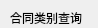
                <widget class="QWidget" name="scrollAreaWidgetContents_9">
                 <property name="geometry">
                  <rect>
                   <x>0</x>
                   <y>0</y>
                   <width>98</width>
                   <height>28</height>
                  </rect>
                 </property>
                 <widget class="QLabel" name="label_87">
                  <property name="geometry">
                   <rect>
                    <x>20</x>
                    <y>70</y>
                    <width>71</width>
                    <height>41</height>
                   </rect>
                  </property>
                  <property name="font">
                   <font>
                    <family>微软雅黑</family>
                    <pointsize>10</pointsize>
                   </font>
                  </property>
                  <property name="text">
                   <string>查询：</string>
                  </property>
                  <property name="alignment">
                   <set>Qt::AlignCenter</set>
                  </property>
                 </widget>
                 <widget class="QLabel" name="label_92">
                  <property name="geometry">
                   <rect>
                    <x>20</x>
                    <y>140</y>
                    <width>71</width>
                    <height>41</height>
                   </rect>
                  </property>
                  <property name="font">
                   <font>
                    <family>微软雅黑</family>
                    <pointsize>10</pointsize>
                   </font>
                  </property>
                  <property name="text">
                   <string>数据表：</string>
                  </property>
                  <property name="alignment">
                   <set>Qt::AlignCenter</set>
                  </property>
                 </widget>
                 <widget class="QTableWidget" name="tableWidget_contractClass">
                  <property name="geometry">
                   <rect>
                    <x>10</x>
                    <y>180</y>
                    <width>801</width>
                    <height>331</height>
                   </rect>
                  </property>
                  <property name="styleSheet">
                   <string notr="true">background-color: rgba(255, 255, 255, 100);</string>
                  </property>
                  <attribute name="horizontalHeaderCascadingSectionResizes">
                   <bool>false</bool>
                  </attribute>
                  <attribute name="horizontalHeaderStretchLastSection">
                   <bool>true</bool>
                  </attribute>
                  <column>
                   <property name="text">
                    <string>合同类别编号</string>
                   </property>
                  </column>
                  <column>
                   <property name="text">
                    <string>合同类别名称</string>
                   </property>
                  </column>
                 </widget>
                 <widget class="QLineEdit" name="lineEdit_searchContractClass">
                  <property name="geometry">
                   <rect>
                    <x>100</x>
                    <y>70</y>
                    <width>301</width>
                    <height>41</height>
                   </rect>
                  </property>
                  <property name="styleSheet">
                   <string notr="true">background-color: rgba(255, 255, 255, 100);</string>
                  </property>
                  <property name="text">
                   <string/>
                  </property>
                  <property name="placeholderText">
                   <string>可按数据表各列数据查找</string>
                  </property>
                 </widget>
                 <widget class="QLabel" name="label_96">
                  <property name="geometry">
                   <rect>
                    <x>10</x>
                    <y>10</y>
                    <width>91</width>
                    <height>16</height>
                   </rect>
                  </property>
                  <property name="text">
                   <string>合同类别查询</string>
                  </property>
                 </widget>
                </widget>
